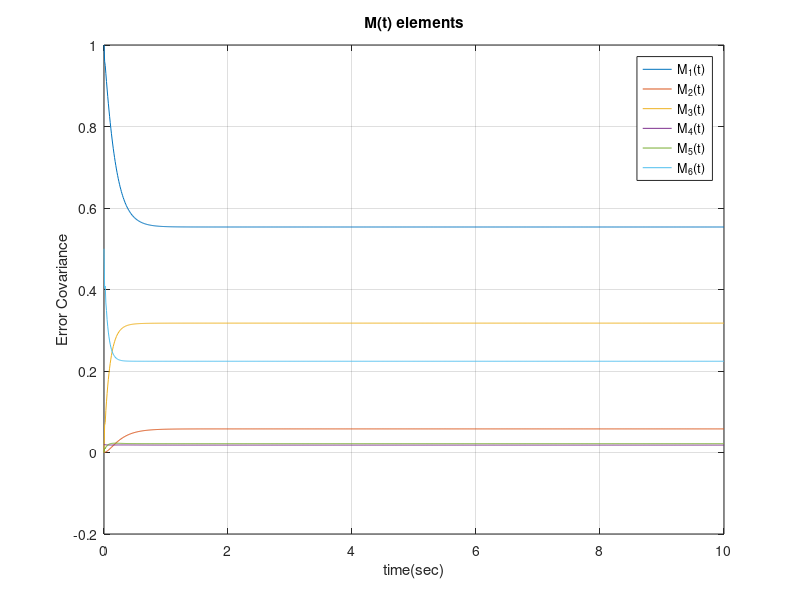
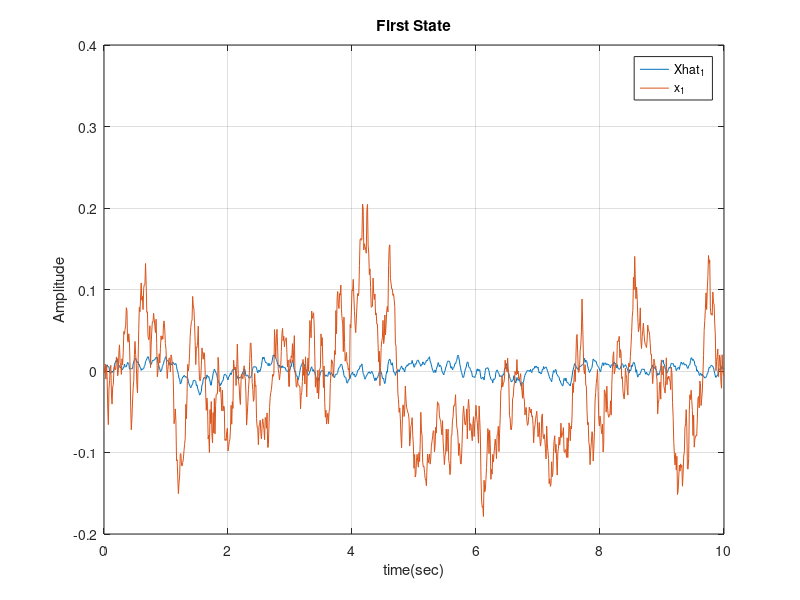
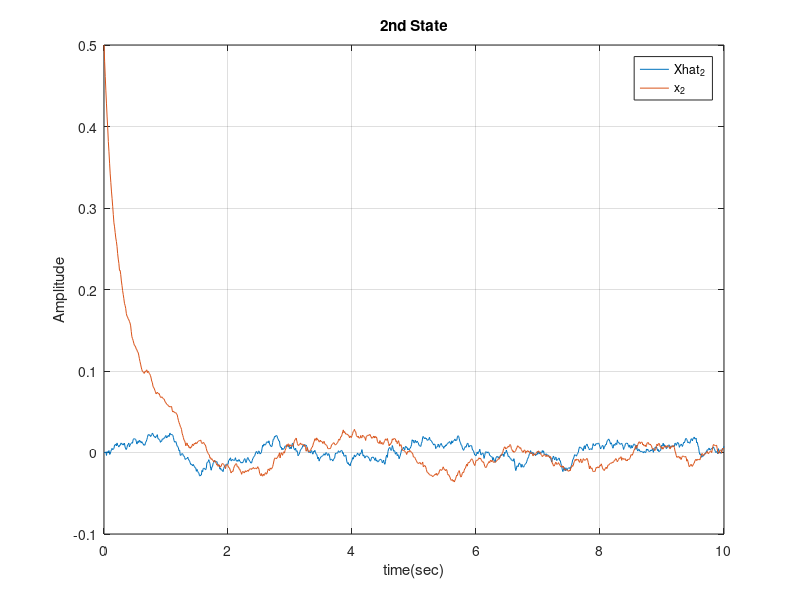
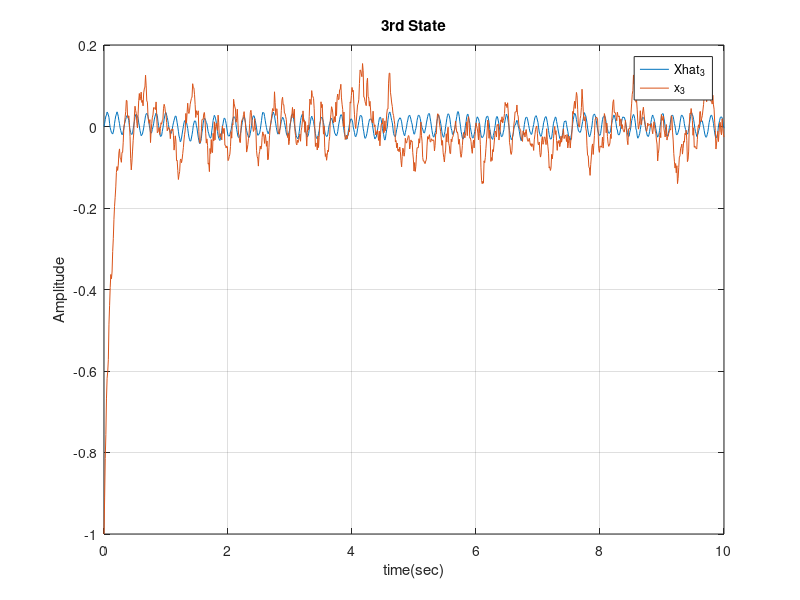

The MATLAB source for these figures, in order:
%%%Sahand_tang_erami%%%
%%%Advanced_Control_II_project%%%
clear all
close all
clc
%state_variable_matrixes
A=[-3 0 -1;0 -2 1;0 1 -9];
B=[1;0;5];
C=[1 2 0];
D=[0];
%initial_value_and_noise_parameter
G=[1 0;1 0;1 0];
Q=[4 0;0 0.03];
x0=[0;.5;-1];
R=10;
m11(1)=1;
m12(1)=0;
m13(1)=0;
m22(1)=.02;
m23(1)=0;
m33(1)=.5;
M(:,:,1)=[m11(1) m12(1) m13(1);m12(1) m22(1) m23(1);m13(1) m23(1) m33(1)];
%time_difference
tf=10;
dt=.01;
t=0:dt:tf;
N=length(t);
%adams_bashforth_method
f11(1)=4-2*m13(1)-m12(1)*(m11(1)/5+(2*m12(1))/5)-m11(1)*(m11(1)/10 + m12(1)/5) - 6*m11(1);
f12(1)=m13(1)-5*m12(1)-m23(1)-m12(1)*(m11(1)/10+m12(1)/5)-m22(1)*(m11(1)/5+(2*m12(1))/5);
f13(1)=m12(1)-12*m13(1)-m33(1)-m13(1)*(m11(1)/10+m12(1)/5)-m23(1)*(m11(1)/5+(2*m12(1))/5)+4;
f22(1)=2*m23(1)-4*m22(1)-m12(1)*(m12(1)/10+m22(1)/5)-m22(1)*(m12(1)/5+(2*m22(1))/5)+3/100;
f23(1)=m22(1)-11*m23(1)+m33(1)-m13(1)*(m12(1)/10+m22(1)/5)-m23(1)*(m12(1)/5+(2*m22(1))/5);
f33(1)=2*m23(1)-18*m33(1)-m13(1)*(m13(1)/10+m23(1)/5)-m23(1)*(m13(1)/5+(2*m23(1))/5)+4;
m11(2) = m11(1) + (dt/12)*(23*f11(1));
m12(2) = m12(1) + (dt/12)*(23*f12(1));
m13(2) = m13(1) + (dt/12)*(23*f13(1));
m22(2) = m22(1) + (dt/12)*(23*f22(1));
m23(2) = m23(1) + (dt/12)*(23*f23(1));
m33(2) = m33(1) + (dt/12)*(23*f33(1));
M(:,:,2)=[m11(2) m12(2) m13(2);m12(2) m22(2) m23(2);m13(2) m23(2) m33(2)];

f11(2)=4-2*m13(2)-m12(2)*(m11(2)/5+(2*m12(2))/5)-m11(2)*(m11(2)/10 + m12(2)/5) - 6*m11(2);
f12(2)=m13(2)-5*m12(2)-m23(2)-m12(2)*(m11(2)/10+m12(2)/5)-m22(2)*(m11(2)/5+(2*m12(2))/5);
f13(2)=m12(2)-12*m13(2)-m33(2)-m13(2)*(m11(2)/10+m12(2)/5)-m23(2)*(m11(2)/5+(2*m12(2))/5)+4;
f22(2)=2*m23(2)-4*m22(2)-m12(2)*(m12(2)/10+m22(2)/5)-m22(2)*(m12(2)/5+(2*m22(2))/5)+3/100;
f23(2)=m22(2)-11*m23(2)+m33(2)-m13(2)*(m12(2)/10+m22(2)/5)-m23(2)*(m12(2)/5+(2*m22(2))/5);
f33(2)=2*m23(2)-18*m33(2)-m13(2)*(m13(2)/10+m23(2)/5)-m23(2)*(m13(2)/5+(2*m23(2))/5)+4;
m11(3) = m11(2) + (dt/12)*(23*f11(2)-16*f11(1));
m12(3) = m12(2) + (dt/12)*(23*f12(2)-16*f12(1));
m13(3) = m13(2) + (dt/12)*(23*f13(2)-16*f13(1));
m22(3) = m22(2) + (dt/12)*(23*f22(2)-16*f22(1));
m23(3) = m23(2) + (dt/12)*(23*f23(2)-16*f23(1));
m33(3) = m33(2) + (dt/12)*(23*f33(2)-16*f33(1));
M(:,:,3)=[m11(3) m12(3) m13(3);m12(3) m22(3) m23(3);m13(3) m23(3) m33(3)];

f11(3)=4-2*m13(3)-m12(3)*(m11(3)/5+(2*m12(3))/5)-m11(3)*(m11(3)/10 + m12(3)/5) - 6*m11(3);
f12(3)=m13(3)-5*m12(3)-m23(3)-m12(3)*(m11(3)/10+m12(3)/5)-m22(3)*(m11(3)/5+(2*m12(3))/5);
f13(3)=m12(3)-12*m13(3)-m33(3)-m13(3)*(m11(3)/10+m12(3)/5)-m23(3)*(m11(3)/5+(2*m12(3))/5)+4;
f22(3)=2*m23(3)-4*m22(3)-m12(3)*(m12(3)/10+m22(3)/5)-m22(3)*(m12(3)/5+(2*m22(3))/5)+3/100;
f23(3)=m22(3)-11*m23(3)+m33(3)-m13(3)*(m12(3)/10+m22(3)/5)-m23(3)*(m12(3)/5+(2*m22(3))/5);
f33(3)=2*m23(3)-18*m33(3)-m13(3)*(m13(3)/10+m23(3)/5)-m23(3)*(m13(3)/5+(2*m23(3))/5)+4;

for i = 3:length(t)-1
f11(i)=4-2*m13(i)-m12(i)*(m11(i)/5+(2*m12(i))/5)-m11(i)*(m11(i)/10 + m12(i)/5)-6*m11(i);
f12(i)=m13(i)-5*m12(i)-m23(i)-m12(i)*(m11(i)/10+m12(i)/5)-m22(i)*(m11(i)/5+(2*m12(i))/5);
f13(i)=m12(i)-12*m13(i)-m33(i)-m13(i)*(m11(i)/10+m12(i)/5)-m23(i)*(m11(i)/5+(2*m12(i))/5)+4;
f22(i)=2*m23(i)-4*m22(i)-m12(i)*(m12(i)/10+m22(i)/5)-m22(i)*(m12(i)/5+(2*m22(i))/5)+3/100;
f23(i)=m22(i)-11*m23(i)+m33(i)-m13(i)*(m12(i)/10+m22(i)/5)-m23(i)*(m12(i)/5+(2*m22(i))/5);
f33(i)=2*m23(i)-18*m33(i)-m13(i)*(m13(i)/10+m23(i)/5)-m23(i)*(m13(i)/5+(2*m23(i))/5)+4;
m11(i+1) = m11(i) + (dt/12)*(23*f11(i)-16*f11(i)+5*f11(i-2));
m12(i+1) = m12(i) + (dt/12)*(23*f12(i)-16*f12(i-1)+5*f12(i-2));
m13(i+1) = m13(i) + (dt/12)*(23*f13(i)-16*f13(i-1)+5*f13(i-2));
m22(i+1) = m22(i) + (dt/12)*(23*f22(i)-16*f22(i-1)+5*f22(i-2));
m23(i+1) = m23(i) + (dt/12)*(23*f23(i)-16*f23(i-1)+5*f23(i-2));
m33(i+1) = m33(i) + (dt/12)*(23*f33(i)-16*f33(i-1)+5*f33(i-2));
M(:,:,i)=[m11(i) m12(i) m13(i);m12(i) m22(i) m23(i);m13(i) m23(i) m33(i)];
L(:,:,i)=M(:,:,i)*C'*(1/R);
end
%plot_of_m
plot (t,m11)
hold on
plot (t,m12)
hold on
plot (t,m13)
hold on
plot (t,m22)
hold on
plot (t,m23)
hold on
plot (t,m33)
legend('M_1(t)','M_2(t)','M_3(t)','M_4(t)','M_5(t)','M_6(t)')
xlabel('time(sec)')
ylabel('Error Covariance')
title('M(t) elements')
grid on
%noise
w=mvnrnd([0;0],Q,numel(t));
v=mvnrnd(0,R,numel(t));
%euler_method
x1(1)=0;
x2(1)=.5;
x3(1)=-1;
y_wn(1)=x1(1)+2*x2(1);
x1_hat(1)=0;
x2_hat(1)=0;
x3_hat(1)=0;

for i = 1:length(t)-1
x1(i+1)=x1(i)+dt*(-3*x1(i)-x3(i)+0.2*sin(0.4*i+0.5)+w(i,1));
x2(i+1)=x2(i)+dt*(-2*x2(i)+x3(i)+w(i,2));
x3(i+1)=x3(i)+dt*(x2(i)-9*x3(i)+sin(0.4*i+0.5)+w(i,1));
y_wn(i+1)=x1(i+1)+2*x2(i+1);
end

for i=1:length(t)
  y(i)=y_wn(i)+v(i);  
end

for i = 1:length(t)-1
x1_hat(i+1)=x1_hat(i)+dt*(-3*x1_hat(i)-x3_hat(i)+0.2*sin(0.4*i+0.5)+L(1,:,i)*(y(i)-x1_hat(i)-2*x2_hat(i)));
x2_hat(i+1)=x2_hat(i)+dt*(-2*x2_hat(i)+x3_hat(i)+L(1,:,i)*(y(i)-x1_hat(i)-2*x2_hat(i)));
x3_hat(i+1)=x3_hat(i)+dt*(x2_hat(i)-9*x3_hat(i)+sin(0.4*i+0.5)+L(1,:,i)*(y(i)-x1_hat(i)-2*x2_hat(i)));
end
%State_variable_plot
figure
plot (t,x1_hat)
hold on
plot (t,x1)
legend('Xhat_{1}','x_1')
xlabel('time(sec)')
ylabel('Amplitude')
title('First State')
grid on

figure
plot (t,x2_hat)
hold on
plot (t,x2)
legend('Xhat_{2}','x_2')
xlabel('time(sec)')
ylabel('Amplitude')
title('2nd State')
grid on

figure
plot (t,x3_hat)
hold on
plot (t,x3)
legend('Xhat_{3}','x_3')
xlabel('time(sec)')
ylabel('Amplitude')
title('3rd State')
grid on